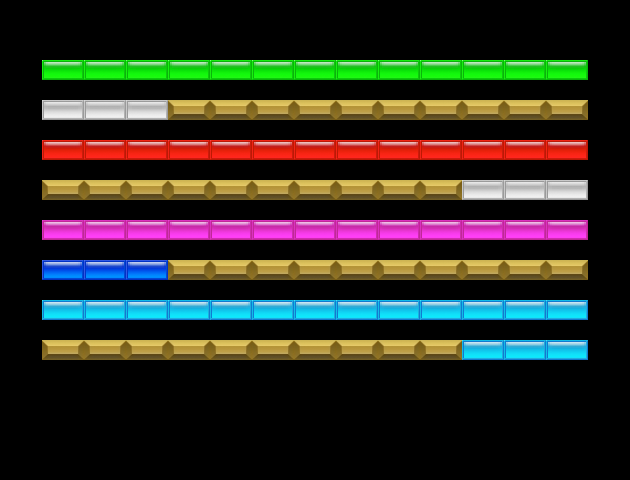

This game map was drawn from its Tiled (.tmx) file and the tilesets committed beside it. A one-line description and the trimmed map source follow:
An orthogonal 15x24 tile map with 42x20 px tiles, 10 tile layers (red, yellow, blue, green, ...).

<map version="1.5" tiledversion="1.7.2" orientation="orthogonal" renderorder="left-down" width="15" height="24" tilewidth="42" tileheight="20" infinite="0" nextlayerid="12" nextobjectid="1">
 <tileset firstgid="1" name="sprites" tilewidth="42" tileheight="20" spacing="16" tilecount="420" columns="15">
  <image source="sprites/Mobile - Arkanoid iOS - General Sprites.png" width="880" height="1024" />
 </tileset>
 <layer id="1" name="red" width="15" height="24">
  <data>[360 cells, 13 non-empty, 1 distinct tile ids]</data>
 </layer>
 <layer id="2" name="yellow" width="15" height="24">
  <data>[360 cells, 0 non-empty, 0 distinct tile ids]</data>
 </layer>
 <layer id="3" name="blue" width="15" height="24">
  <data>[360 cells, 3 non-empty, 1 distinct tile ids]</data>
 </layer>
 <layer id="5" name="green" width="15" height="24">
  <data>[360 cells, 13 non-empty, 1 distinct tile ids]</data>
 </layer>
 <layer id="9" name="white" width="15" height="24">
  <data>[360 cells, 6 non-empty, 1 distinct tile ids]</data>
 </layer>
 <layer id="10" name="orange" width="15" height="24">
  <data>[360 cells, 0 non-empty, 0 distinct tile ids]</data>
 </layer>
 <layer id="11" name="cyan" width="15" height="24">
  <data>[360 cells, 16 non-empty, 1 distinct tile ids]</data>
 </layer>
 <layer id="6" name="silver" width="15" height="24">
  <data>[360 cells, 0 non-empty, 0 distinct tile ids]</data>
 </layer>
 <layer id="7" name="gold" width="15" height="24">
  <data>[360 cells, 40 non-empty, 1 distinct tile ids]</data>
 </layer>
 <layer id="8" name="magenta" width="15" height="24">
  <data>[360 cells, 13 non-empty, 1 distinct tile ids]</data>
 </layer>
</map>
